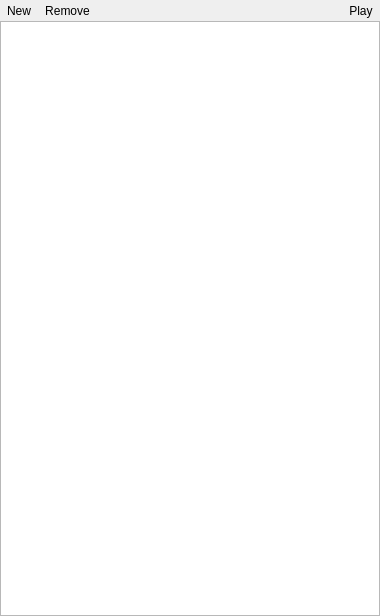
<?xml version="1.0" encoding="UTF-8"?>
<ui version="4.0">
 <class>SmartPlaylistContainer</class>
 <widget class="QWidget" name="SmartPlaylistContainer">
  <property name="geometry">
   <rect>
    <x>0</x>
    <y>0</y>
    <width>380</width>
    <height>616</height>
   </rect>
  </property>
  <property name="windowTitle">
   <string>Form</string>
  </property>
  <layout class="QVBoxLayout" name="verticalLayout">
   <property name="spacing">
    <number>0</number>
   </property>
   <property name="margin">
    <number>0</number>
   </property>
   <item>
    <layout class="QHBoxLayout" name="horizontalLayout">
     <property name="spacing">
      <number>0</number>
     </property>
     <item>
      <widget class="QToolButton" name="add">
       <property name="text">
        <string>New</string>
       </property>
       <property name="toolButtonStyle">
        <enum>Qt::ToolButtonTextBesideIcon</enum>
       </property>
       <property name="autoRaise">
        <bool>true</bool>
       </property>
      </widget>
     </item>
     <item>
      <widget class="QToolButton" name="remove">
       <property name="text">
        <string>Remove</string>
       </property>
       <property name="toolButtonStyle">
        <enum>Qt::ToolButtonTextBesideIcon</enum>
       </property>
       <property name="autoRaise">
        <bool>true</bool>
       </property>
      </widget>
     </item>
     <item>
      <spacer name="horizontalSpacer">
       <property name="orientation">
        <enum>Qt::Horizontal</enum>
       </property>
       <property name="sizeHint" stdset="0">
        <size>
         <width>40</width>
         <height>20</height>
        </size>
       </property>
      </spacer>
     </item>
     <item>
      <widget class="QToolButton" name="play">
       <property name="text">
        <string>Play</string>
       </property>
       <property name="toolButtonStyle">
        <enum>Qt::ToolButtonTextBesideIcon</enum>
       </property>
       <property name="autoRaise">
        <bool>true</bool>
       </property>
      </widget>
     </item>
    </layout>
   </item>
   <item>
    <widget class="SmartPlaylistView" name="view"/>
   </item>
  </layout>
 </widget>
 <customwidgets>
  <customwidget>
   <class>SmartPlaylistView</class>
   <extends>QTreeView</extends>
   <header>smartplaylists/smartplaylistview.h</header>
  </customwidget>
 </customwidgets>
 <resources/>
 <connections/>
</ui>
